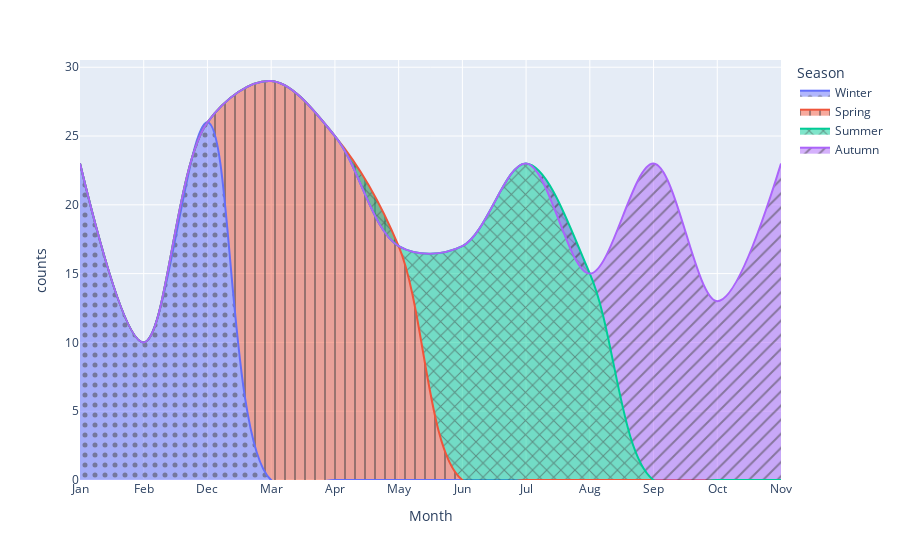

Notebook cell for this chart:
### Code cell
fig = px.area(df_seasons, x='Month', y="counts", pattern_shape="Season", color="Season", line_shape='spline', pattern_shape_sequence=[".", "|", "x", "/"])
fig.write_image("images/seasons.png")
fig.show()

### Figure 1 — Plotly figure (JSON) as saved in the notebook; plotly's stock layout.template omitted (floating-point values rounded to 4 significant figures)
{"data": [{"fillpattern": {"shape": "."}, "hovertemplate": "Season=Winter<br>Month=%{x}<br>counts=%{y}<extra></extra>", "legendgroup": "Winter", "line": {"color": "#636efa", "shape": "spline"}, "marker": {"symbol": "circle"}, "mode": "lines", "name": "Winter", "orientation": "v", "showlegend": true, "stackgroup": "1", "type": "scatter", "x": ["Jan", "Feb", "Dec"], "xaxis": "x", "y": [23, 10, 26], "yaxis": "y"}, {"fillpattern": {"shape": "|"}, "hovertemplate": "Season=Spring<br>Month=%{x}<br>counts=%{y}<extra></extra>", "legendgroup": "Spring", "line": {"color": "#EF553B", "shape": "spline"}, "marker": {"symbol": "circle"}, "mode": "lines", "name": "Spring", "orientation": "v", "showlegend": true, "stackgroup": "1", "type": "scatter", "x": ["Mar", "Apr", "May"], "xaxis": "x", "y": [29, 25, 17], "yaxis": "y"}, {"fillpattern": {"shape": "x"}, "hovertemplate": "Season=Summer<br>Month=%{x}<br>counts=%{y}<extra></extra>", "legendgroup": "Summer", "line": {"color": "#00cc96", "shape": "spline"}, "marker": {"symbol": "circle"}, "mode": "lines", "name": "Summer", "orientation": "v", "showlegend": true, "stackgroup": "1", "type": "scatter", "x": ["Jun", "Jul", "Aug"], "xaxis": "x", "y": [17, 23, 15], "yaxis": "y"}, {"fillpattern": {"shape": "/"}, "hovertemplate": "Season=Autumn<br>Month=%{x}<br>counts=%{y}<extra></extra>", "legendgroup": "Autumn", "line": {"color": "#ab63fa", "shape": "spline"}, "marker": {"symbol": "circle"}, "mode": "lines", "name": "Autumn", "orientation": "v", "showlegend": true, "stackgroup": "1", "type": "scatter", "x": ["Sep", "Oct", "Nov"], "xaxis": "x", "y": [23, 13, 23], "yaxis": "y"}], "layout": {"legend": {"title": {"text": "Season"}, "tracegroupgap": 0}, "margin": {"t": 60}, "xaxis": {"anchor": "y", "domain": [0, 1], "title": {"text": "Month"}}, "yaxis": {"anchor": "x", "domain": [0, 1], "title": {"text": "counts"}}}}
